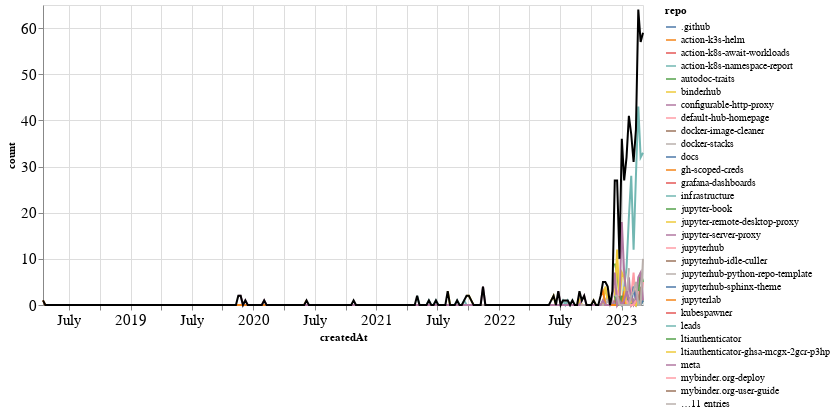

The code cell stored with this chart in its notebook:
### Markdown cell above
### Comments

### Code cell
comments_time = comments.groupby('repo').resample('W', on='createdAt').count()['author'].reset_index()
comments_time = comments_time.rename(columns={'author': 'count'})
comments_time_total = comments_time.groupby('createdAt').agg({"count": "sum"}).reset_index()
ch1 = alt.Chart(comments_time, width=600).mark_line().encode(
    x='createdAt',
    y='count',
    color='repo',
    tooltip="repo"
)

ch2 = alt.Chart(comments_time_total, width=600).mark_line(color="black").encode(
    x='createdAt',
    y='count',
)

ch1 + ch2

### Figure 1 — Vega-Lite specification as saved in the notebook (floating-point values rounded to 4 significant figures; data arrays with more than 128 entries replaced by an {"elided": "..."} marker saying what was removed)
{"config": {"axisLeft": {"labelFontSize": 15}, "axisBottom": {"labelFontSize": 15}}, "layer": [{"data": {"name": "data-bffa1498f395893973126dac9c0516cb"}, "mark": "line", "encoding": {"color": {"field": "repo", "type": "nominal"}, "tooltip": {"field": "repo", "type": "nominal"}, "x": {"field": "createdAt", "type": "temporal"}, "y": {"field": "count", "type": "quantitative"}}, "width": 600}, {"data": {"name": "data-26f77137e8b5443d6101716f3fa2e779"}, "mark": {"type": "line", "color": "black"}, "encoding": {"x": {"field": "createdAt", "type": "temporal"}, "y": {"field": "count", "type": "quantitative"}}, "width": 600}], "$schema": "https://vega.github.io/schema/vega-lite/v4.17.0.json", "datasets": {"data-bffa1498f395893973126dac9c0516cb": {"elided": "894 records"}, "data-26f77137e8b5443d6101716f3fa2e779": {"elided": "256 records"}}}
